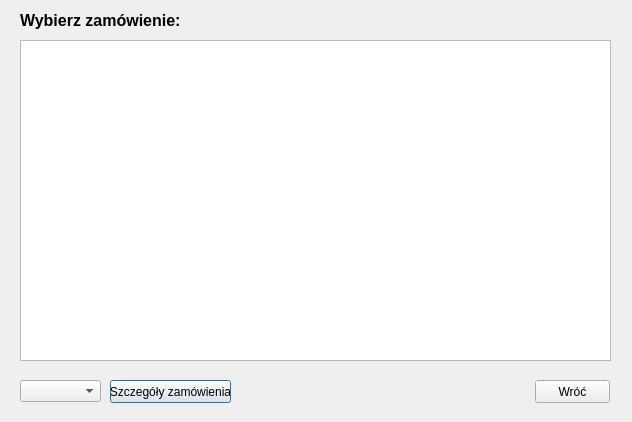
<?xml version="1.0" encoding="UTF-8"?>
<ui version="4.0">
 <class>salesView</class>
 <widget class="QDialog" name="salesView">
  <property name="geometry">
   <rect>
    <x>0</x>
    <y>0</y>
    <width>632</width>
    <height>422</height>
   </rect>
  </property>
  <property name="windowTitle">
   <string>Faktury</string>
  </property>
  <widget class="QTableView" name="tableView">
   <property name="geometry">
    <rect>
     <x>20</x>
     <y>40</y>
     <width>591</width>
     <height>321</height>
    </rect>
   </property>
   <property name="selectionBehavior">
    <enum>QAbstractItemView::SelectRows</enum>
   </property>
   <attribute name="verticalHeaderVisible">
    <bool>false</bool>
   </attribute>
  </widget>
  <widget class="QLabel" name="label">
   <property name="geometry">
    <rect>
     <x>20</x>
     <y>10</y>
     <width>331</width>
     <height>21</height>
    </rect>
   </property>
   <property name="text">
    <string>&lt;html&gt;&lt;head/&gt;&lt;body&gt;&lt;p&gt;&lt;span style=&quot; font-size:12pt; font-weight:600;&quot;&gt;Wybierz zamówienie:&lt;/span&gt;&lt;/p&gt;&lt;/body&gt;&lt;/html&gt;</string>
   </property>
  </widget>
  <widget class="QPushButton" name="button_details">
   <property name="geometry">
    <rect>
     <x>110</x>
     <y>380</y>
     <width>121</width>
     <height>23</height>
    </rect>
   </property>
   <property name="text">
    <string>Szczegóły zamówienia</string>
   </property>
  </widget>
  <widget class="QPushButton" name="button_return">
   <property name="geometry">
    <rect>
     <x>535</x>
     <y>380</y>
     <width>75</width>
     <height>23</height>
    </rect>
   </property>
   <property name="text">
    <string>Wróć</string>
   </property>
  </widget>
  <widget class="QComboBox" name="comboBox">
   <property name="geometry">
    <rect>
     <x>20</x>
     <y>380</y>
     <width>81</width>
     <height>22</height>
    </rect>
   </property>
  </widget>
 </widget>
 <resources/>
 <connections/>
</ui>
